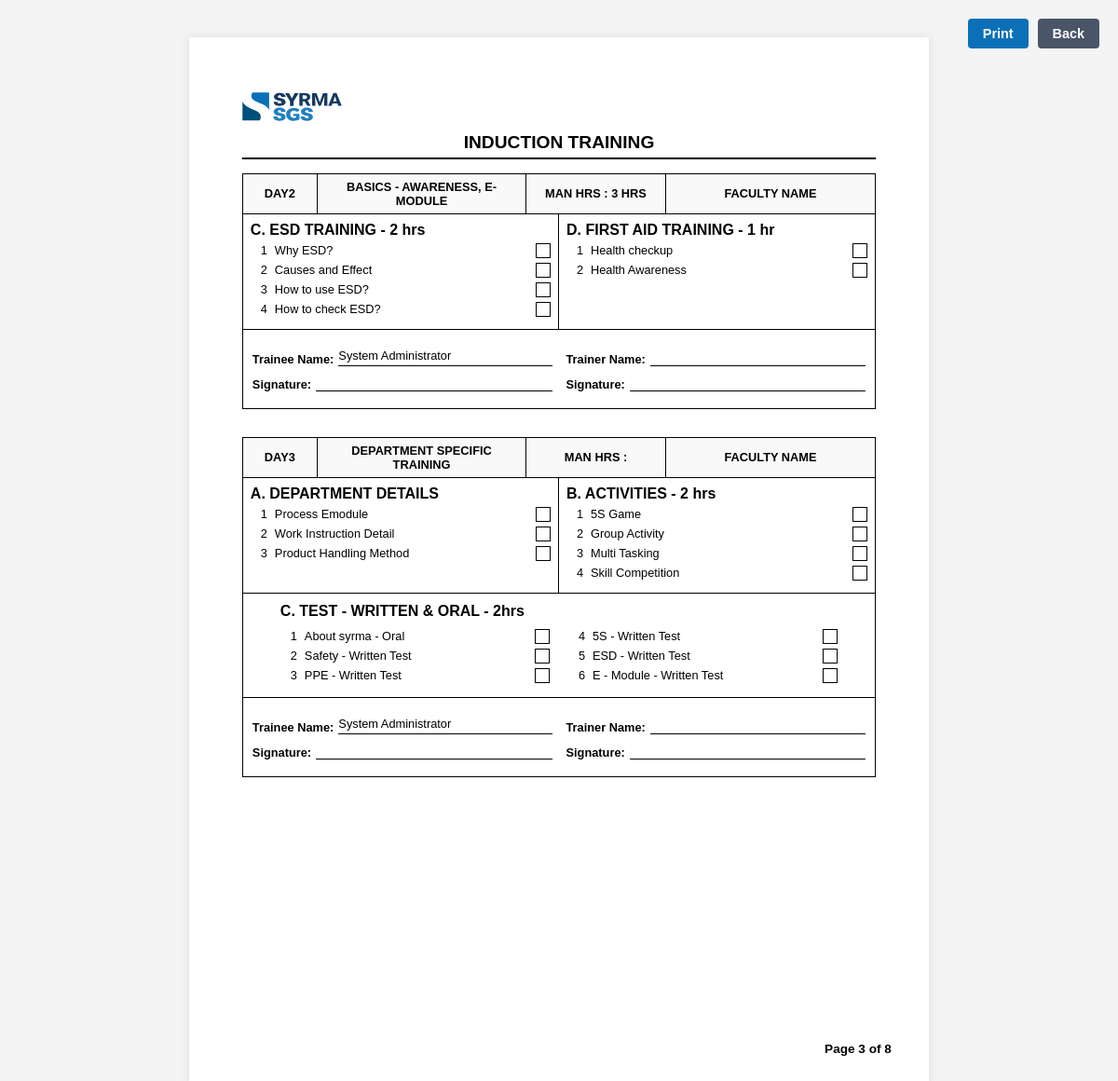
The page /admin/induction_p3_view.php?tid=1 (signed in) on the database its author committed.
### tables this page shows
CREATE TABLE IF NOT EXISTS induction_checklist (
    id INT AUTO_INCREMENT PRIMARY KEY,
    day_number INT NOT NULL,  
    section_name VARCHAR(100),  
    topic_name VARCHAR(255) NOT NULL,
    estimated_hours DECIMAL(4,2),
    estimated_mins INT  
);

CREATE TABLE IF NOT EXISTS users (
    id INT AUTO_INCREMENT PRIMARY KEY,
    username VARCHAR(50) NOT NULL UNIQUE,
    password VARCHAR(255) NOT NULL,
    full_name VARCHAR(100) NOT NULL,
    employee_id VARCHAR(50) UNIQUE,
    email VARCHAR(100),
    role ENUM('admin', 'trainer', 'trainee', 'management') NOT NULL,
    department VARCHAR(100),
    qualification VARCHAR(100),
    category VARCHAR(50),
    photo_path VARCHAR(255),
    doj DATE,  
    dol DATE,  
    created_at TIMESTAMP DEFAULT CURRENT_TIMESTAMP,
    updated_at TIMESTAMP DEFAULT CURRENT_TIMESTAMP ON UPDATE CURRENT_TIMESTAMP
);

### includes/functions.php (called while the page is built, shortened)
<?php
function e($text) {
    return htmlspecialchars($text, ENT_QUOTES, 'UTF-8');
}
?>

### admin/induction_p3_view.php (the view, shortened to what this page needs)
<?php
require_once '../includes/config.php';
require_once '../includes/functions.php';
$trainee_id = $_GET['tid'] ?? null;
$stmt = $pdo->prepare("SELECT * FROM users WHERE id = ?");
$stmt->execute([$trainee_id]);
$trainee = $stmt->fetch();
$stmt = $pdo->prepare("
    SELECT ic.id, ic.day_number, ic.section_name, ic.topic_name, ic.estimated_hours, ic.estimated_mins,
           tcp.is_done, tcp.completed_at, u.full_name as trainer_name
    FROM induction_checklist ic
    LEFT JOIN trainee_checklist_progress tcp ON ic.id = tcp.checklist_id AND tcp.trainee_id = ?
    LEFT JOIN users u ON tcp.trainer_id = u.id
    WHERE ic.day_number IN (2, 3)
    AND ic.section_name NOT IN ('A. SAFETY (2 hrs)', 'B. BASIC CONCEPTS (3 hrs)')
    ORDER BY ic.id
");
$stmt->execute([$trainee_id]);
$progress = $stmt->fetchAll(PDO::FETCH_ASSOC);
function getTopicsBySection($progress, $section) {
    return array_filter($progress, function($p) use ($section) {
        return $p['section_name'] === $section;
    });
}
?>
<!DOCTYPE html>
<html lang="en">
<head>
</head>
<body>
<div class="no-print">
    <a href="javascript:window.print()" class="btn">Print</a>
    <a href="javascript:history.back()" class="btn" style="background: #4A5568;">Back</a>
</div>
<div class="paper">
    <div class="header">
        <img src="<?php echo BASE_URL; ?>assets/img/profiles/logo.svg" alt="Syrma SGS">
    </div>
    <div class="title-box">Induction Training</div>
    <div class="block-header">
        <div>DAY2</div>
        <div>BASICS - AWARENESS, E-MODULE</div>
        <div>MAN HRS : 3 HRS</div>
        <div>FACULTY NAME</div>
    </div>
    <div class="topics-grid">
        <div class="topic-col">
            <div style="font-weight: bold; margin-bottom: 5px;">C. ESD TRAINING - 2 hrs</div>
            <?php
            $i = 1;
            foreach (getTopicsBySection($progress, 'C. ESD TRAINING (2 hrs)') as $t):
            ?>
            <div class="topic-item">
                <span class="topic-num"><?php echo $i++; ?></span>
                <span class="topic-name"><?php echo e($t['topic_name']); ?></span>
                <div class="check-box"><?php echo $t['is_done'] ? '&#10003;' : ''; ?></div>
            </div>
            <?php endforeach; ?>
        </div>
        <div class="topic-col">
            <div style="font-weight: bold; margin-bottom: 5px;">D. FIRST AID TRAINING - 1 hr</div>
            <?php
            $i = 1;
            foreach (getTopicsBySection($progress, 'D. FIRST AID TRAINING (1 hr)') as $t):
            ?>
            <div class="topic-item">
                <span class="topic-num"><?php echo $i++; ?></span>
                <span class="topic-name"><?php echo e($t['topic_name']); ?></span>
                <div class="check-box"><?php echo $t['is_done'] ? '&#10003;' : ''; ?></div>
            </div>
            <?php endforeach; ?>
        </div>
    </div>
    <div style="border: 1px solid #000; border-top: none; padding: 10px;">
        <div class="sign-row">
            <div>
                <div class="sig-item">Trainee Name: <div class="sig-val"><?php echo e($trainee['full_name']); ?></div></div>
                <div class="sig-item">Signature: <div class="sig-val"></div></div>
            </div>
            <div>
                <?php
                $day2_2 = array_filter($progress, function($p){ return $p['day_number'] == 2 && ($p['section_name'] == 'C. ESD TRAINING (2 hrs)' || $p['section_name'] == 'D. FIRST AID TRAINING (1 hr)') && $p['trainer_name']; });
                $trainer2 = !empty($day2_2) ? reset($day2_2)['trainer_name'] : '';
                ?>
                <div class="sig-item">Trainer Name: <div class="sig-val"><?php echo e($trainer2); ?></div></div>
                <div class="sig-item">Signature: <div class="sig-val"></div></div>
            </div>
        </div>
    </div>
    <div class="block-header" style="margin-top: 30px;">
        <div>DAY3</div>
        <div>DEPARTMENT SPECIFIC TRAINING</div>
        <div>MAN HRS : </div>
        <div>FACULTY NAME</div>
    </div>
    <div class="topics-grid">
        <div class="topic-col">
            <div style="font-weight: bold; margin-bottom: 5px;">A. DEPARTMENT DETAILS</div>
            <?php
            $i = 1;
            foreach (getTopicsBySection($progress, 'A. DEPARTMENT DETAILS') as $t):
            ?>
            <div class="topic-item">
                <span class="topic-num"><?php echo $i++; ?></span>
                <span class="topic-name"><?php echo e($t['topic_name']); ?></span>
                <div class="check-box"><?php echo $t['is_done'] ? '&#10003;' : ''; ?></div>
            </div>
            <?php endforeach; ?>
        </div>
        <div class="topic-col" style="border-right: none;">
            <div style="font-weight: bold; margin-bottom: 5px;">B. ACTIVITIES - 2 hrs</div>
            <?php
            $i = 1;
            foreach (getTopicsBySection($progress, 'B. ACTIVITIES (2 hrs)') as $t):
            ?>
            <div class="topic-item">
                <span class="topic-num"><?php echo $i++; ?></span>
                <span class="topic-name"><?php echo e($t['topic_name']); ?></span>
                <div class="check-box"><?php echo $t['is_done'] ? '&#10003;' : ''; ?></div>
            </div>
            <?php endforeach; ?>
        </div>
    </div>
    <div class="topics-grid" style="grid-template-columns: 1fr; border-top: none;">
        <div class="topic-col" style="padding: 10px 40px;">
            <div style="font-weight: bold; margin-bottom: 10px;">C. TEST - WRITTEN & ORAL - 2hrs</div>
            <div style="display: grid; grid-template-columns: 1fr 1fr; gap: 20px;">
                <div>
                    <?php
                    $test_topics = getTopicsBySection($progress, 'C. TEST - WRITTEN & ORAL (2 hrs)');
                    $test_items = array_values($test_topics);
                    for($j=0; $j<3; $j++): if(!isset($test_items[$j])) continue; $t = $test_items[$j];
                    ?>
                    <div class="topic-item">
                        <span class="topic-num"><?php echo $j+1; ?></span>
                        <span class="topic-name"><?php echo e($t['topic_name']); ?></span>
                        <div class="check-box"><?php echo $t['is_done'] ? '&#10003;' : ''; ?></div>
                    </div>
                    <?php endfor; ?>
                </div>
                <div>
                    <?php
                    for($j=3; $j<6; $j++): if(!isset($test_items[$j])) continue; $t = $test_items[$j];
                    ?>
                    <div class="topic-item">
                        <span class="topic-num"><?php echo $j+1; ?></span>
                        <span class="topic-name"><?php echo e($t['topic_name']); ?></span>
                        <div class="check-box"><?php echo $t['is_done'] ? '&#10003;' : ''; ?></div>
                    </div>
                    <?php endfor; ?>
                </div>
            </div>
        </div>
    </div>
    <div style="border: 1px solid #000; border-top: none; padding: 10px;">
        <div class="sign-row">
            <div>
                <div class="sig-item">Trainee Name: <div class="sig-val"><?php echo e($trainee['full_name']); ?></div></div>
                <div class="sig-item">Signature: <div class="sig-val"></div></div>
            </div>
            <div>
                <?php
                $day3 = array_filter($progress, function($p){ return $p['day_number'] == 3 && $p['trainer_name']; });
                $trainer3 = !empty($day3) ? reset($day3)['trainer_name'] : '';
                ?>
                <div class="sig-item">Trainer Name: <div class="sig-val"><?php echo e($trainer3); ?></div></div>
                <div class="sig-item">Signature: <div class="sig-val"></div></div>
            </div>
        </div>
    </div>
    <div class="footer">Page 3 of 8</div>
</div>
</body>
</html>

### admin/induction_p3_view.php (style rules this page uses)
body { font-family: Arial, sans-serif; margin: 0; padding: 40px; background: #f4f4f4; }
.paper { width: 210mm; min-height: 297mm; padding: 15mm; margin: auto; background: white; box-shadow: 0 0 10px rgba(0,0,0,0.1); box-sizing: border-box; position: relative; }
.header { display: flex; justify-content: flex-start; align-items: center; margin-bottom: 10px; }
.header img { height: 35px; margin-right: 15px; }
.title-box { text-align: center; font-weight: bold; font-size: 1.2rem; margin: 5px 0; border-bottom: 2px solid #000; padding-bottom: 5px; text-transform: uppercase; }
.block-header { display: grid; grid-template-columns: 80px 1.5fr 1fr 1.5fr; border: 1px solid #000; margin-top: 15px; }
.block-header > div { border-right: 1px solid #000; padding: 6px; text-align: center; font-weight: bold; font-size: 0.8rem; display: flex; align-items: center; justify-content: center; background: #f9f9f9; }
.block-header > div:last-child { border-right: none; }
.topics-grid { display: grid; grid-template-columns: 1fr 1fr; border: 1px solid #000; border-top: none; }
.topic-col { padding: 8px; border-right: 1px solid #000; }
.topic-col:last-child { border-right: none; }
.topic-item { display: flex; align-items: center; gap: 8px; margin-bottom: 5px; font-size: 0.8rem; }
.topic-num { width: 18px; text-align: right; }
.topic-name { flex: 1; }
.check-box { width: 14px; height: 14px; border: 1px solid #000; display: inline-flex; align-items: center; justify-content: center; font-size: 0.65rem; font-weight: bold; }
.sign-row { display: grid; grid-template-columns: 1fr 1fr; gap: 15px; margin-top: 10px; font-size: 0.8rem; font-weight: bold; }
.sig-val { border-bottom: 1px solid #000; min-height: 18px; flex: 1; margin-left: 5px; font-weight: normal; }
.sig-item { display: flex; align-items: flex-end; margin-bottom: 8px; }
.footer { font-size: 0.85rem; font-weight: bold; text-align: right; position: absolute; bottom: 30px; right: 40px; }
.no-print { position: fixed; top: 20px; right: 20px; display: flex; gap: 10px; }
.btn { padding: 8px 16px; background: #0B70B7; color: white; text-decoration: none; border-radius: 4px; font-weight: bold; font-size: 0.9rem; }

### rows shown on the page
induction_checklist: topic_name "Why ESD?"
induction_checklist: topic_name "Causes and Effect"
induction_checklist: topic_name "How to use ESD?"
induction_checklist: topic_name "How to check ESD?"
induction_checklist: topic_name "Health checkup"
induction_checklist: topic_name "Health Awareness"
users: full_name "System Administrator"
induction_checklist: topic_name "Process Emodule"
induction_checklist: topic_name "Work Instruction Detail"
induction_checklist: topic_name "Product Handling Method"
induction_checklist: topic_name "5S Game"
induction_checklist: topic_name "Group Activity"
induction_checklist: topic_name "Multi Tasking"
induction_checklist: topic_name "Skill Competition"
induction_checklist: topic_name "About syrma - Oral"
induction_checklist: topic_name "Safety - Written Test"
induction_checklist: topic_name "PPE - Written Test"
induction_checklist: topic_name "5S - Written Test"
induction_checklist: topic_name "ESD - Written Test"
induction_checklist: topic_name "E - Module - Written Test"
